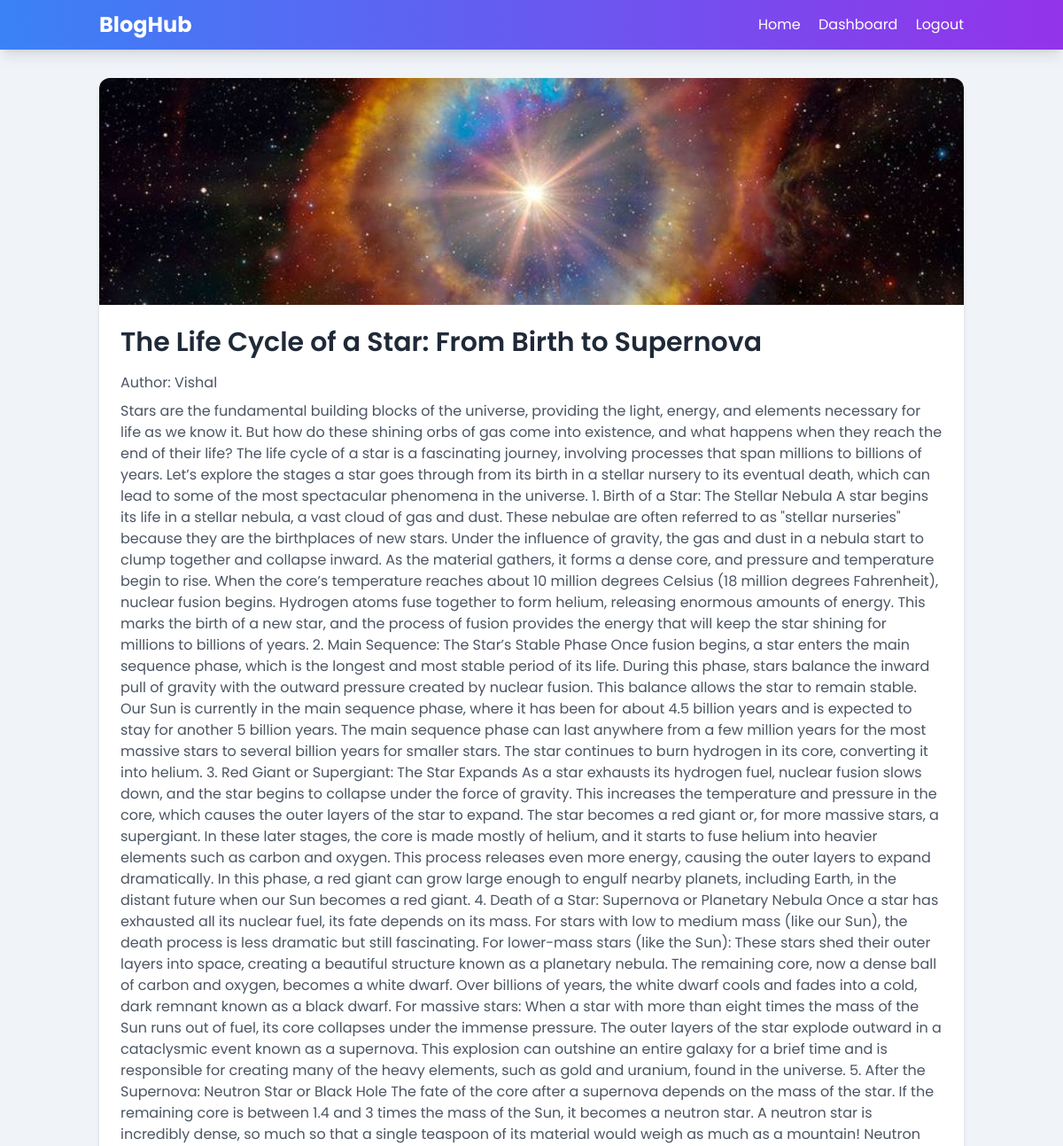
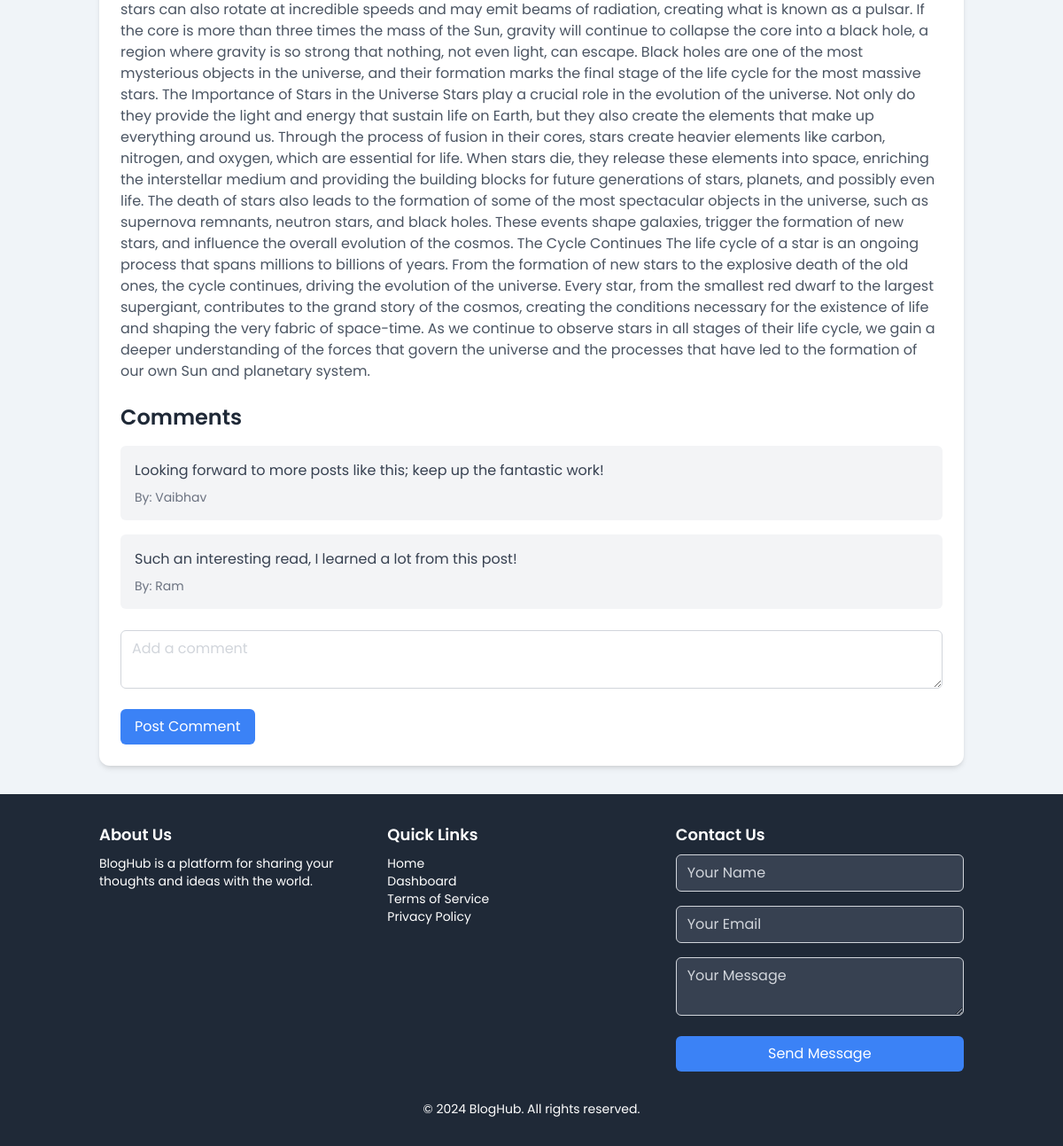
The app's page /post/4 (signed in) with its own data (2 pictures, top to bottom).
### app.py (models this page shows)
class Post(db.Model):
    id = db.Column(db.Integer, primary_key=True)
    title = db.Column(db.String(150), nullable=False)
    content = db.Column(db.Text, nullable=False)
    image_path = db.Column(db.String(255))
    author_id = db.Column(db.Integer, db.ForeignKey('user.id'), nullable=False)
    comments = db.relationship('Comment', backref='post', lazy=True)

class User(UserMixin, db.Model):
    id = db.Column(db.Integer, primary_key=True)
    username = db.Column(db.String(150), unique=True, nullable=False)
    password = db.Column(db.String(150), nullable=False)
    posts = db.relationship('Post', backref='author', lazy=True)
    comments = db.relationship('Comment', backref='author', lazy=True)

class Comment(db.Model):
    id = db.Column(db.Integer, primary_key=True)
    content = db.Column(db.Text, nullable=False)
    author_id = db.Column(db.Integer, db.ForeignKey('user.id'), nullable=False)
    post_id = db.Column(db.Integer, db.ForeignKey('post.id'), nullable=False)

### app.py (the view)
@app.route('/post/<int:post_id>', methods=['GET', 'POST'])
def view_post(post_id):
    post = Post.query.get_or_404(post_id)
    if request.method == 'POST':
        comment_content = request.form['comment']
        new_comment = Comment(content=comment_content, author_id=current_user.id, post_id=post_id)
        db.session.add(new_comment)
        db.session.commit()
    comments = Comment.query.filter_by(post_id=post_id).all()
    return render_template('post.html', post=post, comments=comments)

### app.py (called while the page is built)
@login_manager.user_loader
def load_user(user_id):
    return User.query.get(int(user_id))

### templates/post.html (shortened to what this page needs)
{% extends "base.html" %}
{% block content %}
<div class="bg-white rounded-xl shadow-md overflow-hidden">
    {% if post.image_path %}
        <img class="w-full h-64 object-cover" src="{{ url_for('static', filename=post.image_path) }}" alt="Blog post image">
    {% endif %}
    <div class="p-6">
        <h2 class="text-3xl font-semibold text-gray-800 mb-4">{{ post.title }}</h2>
        <p class="text-gray-600 mb-2">Author: {{ post.author.username }}</p>
        <p class="text-gray-600 mb-6">{{ post.content }}</p>
        <h3 class="text-2xl font-semibold text-gray-800 mb-4">Comments</h3>
        <ul class="space-y-4 mb-6">
            {% for comment in comments %}
                <li class="bg-gray-100 p-4 rounded-md">
                    <p class="text-gray-700">{{ comment.content }}</p>
                    <p class="text-gray-500 text-sm mt-2">By: {{ comment.author.username }}</p>
                </li>
            {% endfor %}
        </ul>
        {% if current_user.is_authenticated %}
            <form action="{{ url_for('view_post', post_id=post.id) }}" method="POST" class="space-y-4">
                <textarea name="comment" placeholder="Add a comment" required class="w-full px-3 py-2 placeholder-gray-300 border border-gray-300 rounded-md focus:outline-none focus:ring focus:ring-blue-100 focus:border-blue-300"></textarea>
                <button type="submit" class="bg-blue-500 text-white px-4 py-2 rounded-md hover:bg-blue-600 focus:outline-none focus:bg-blue-600">Post Comment</button>
            </form>
        {% else %}
            <p class="text-gray-600"><a href="{{ url_for('login') }}" class="text-blue-500 hover:text-blue-600">Login</a> to comment.</p>
        {% endif %}
    </div>
</div>
{% endblock %}

### templates/base.html (style rules this page uses)
body { font-family: 'Poppins', sans-serif; background-color: #f0f4f8; }

### records on screen
Post: image_path (picture), title "The Life Cycle of a Star: From Birth to Supernova", content "Stars are the fundamental building blocks of the universe, providing the light, energy, and elements necessary for life as we know it. But how do these shining orbs of gas come into existence, and what happens when they reach the end of their life? The life cycle of a star is a fascinating journey, involving processes that span millions to billions of years. Let’s explore the stages a star goes through from its birth in a stellar nursery to its eventual death, which can lead to some of the most spectacular phenomena in the universe. 1. Birth of a Star: The Stellar Nebula A star begins its life in a stellar nebula, a vast cloud of gas and dust. These nebulae are often referred to as \"stellar…"
User: author.username "Vishal"
Comment: content "Looking forward to more posts like this; keep up the fantastic work!", author.username "Vaibhav"
Comment: content "Such an interesting read, I learned a lot from this post!", author.username "Ram"
